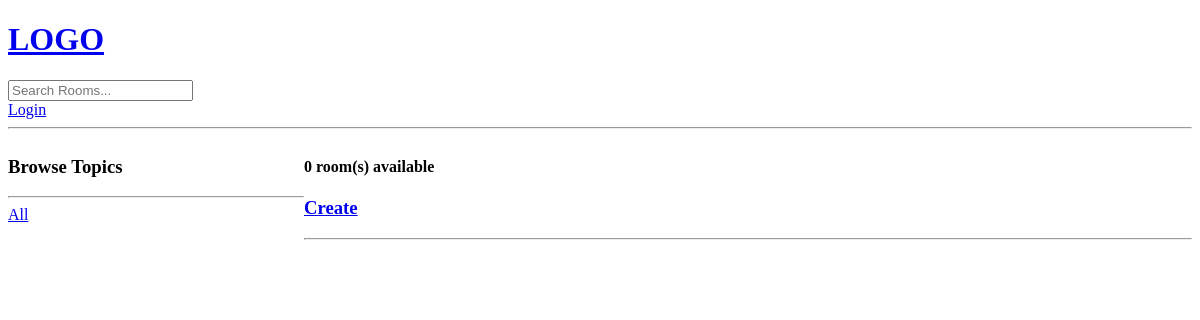
The app's page /, older data.
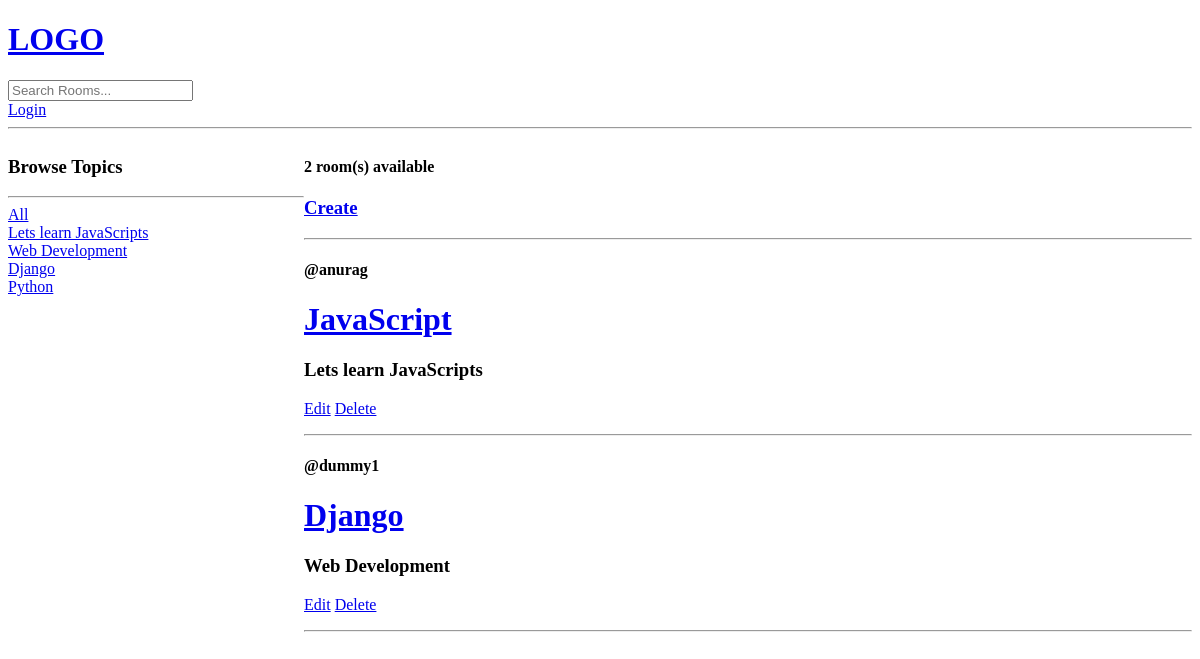
The same page, newer data.
### base/models.py (models this page shows, shortened)
class Topic(models.Model):
    name = models.CharField(max_length=200)

class Room(models.Model):
    host =models.ForeignKey(User,on_delete=models.SET_NULL,null=True)
    topic = models.ForeignKey(Topic,on_delete=models.SET_NULL,null=True)
    name = models.CharField(max_length=200)
    description = models.TextField(null=True,blank=True)
    updated = models.DateTimeField(auto_now=True)
    created = models.DateTimeField(auto_now_add=True)

### base/views.py (the view)
# urls.py: path('',views.home,name="home"),
def home(request):
    q = request.GET.get('q') if request.GET.get('q') != None else ''
    rooms = Room.objects.filter(
        Q(topic__name__icontains=q) |
        Q(name__icontains=q) |
        Q(description__icontains=q)
    )
    topics = Topic.objects.all()
    room_count = rooms.count()
    context = {'rooms':rooms,'topics':topics,'room_count':room_count}
    return render(request,'base/home.html',context)

### base/templates/base/home.html (shortened to what this page needs)
{% extends 'main.html' %}
{% block content %}
<div class="home-container">
        <div>
            <h3>Browse Topics</h3>
            <hr>
            <div>
                <a href="{% url 'home' %}">All</a>
            </div>
            {% for topic in topics %}
            <div>
            <a href="{% url 'home' %}?q={{topic.name}}">{{topic.name}}</a>
            </div>
            {% endfor %}
        </div>
        <div>
            <h4>{{room_count}} room(s) available</h4>
            <h3><a href="{% url 'create-room' %}">Create</a></h3>
            <hr>
            <div>
                {% for room in rooms %}
                    <div>
                        <h4>@{{room.host.username}}</h4>
                        <h1><a href = "{% url 'room' room.id %}">{{room.name}}</a></h1>
                        <h3>{{room.topic.name}}</h3>
                        <p>
                            <a href="{% url 'update-room' room.id %}">Edit</a>
                            <a href="{% url 'delete-room' room.id %}">Delete</a>
                        </p>
                    </div>
                    <hr>
                {% endfor %}
            </div>
        </div>
</div>
{% endblock %}

### templates/main.html (shortened to what this page needs)
<!DOCTYPE html>
<html lang="en">
<head>
</head>
<body>
    {% include 'navbar.html' %}
    {% block content %}
    {% endblock %}
</body>
</html>

### templates/navbar.html
<a href="/">
    <h1>LOGO</h1>
</a>
<form action="{% url 'home' %}" method="get">
    <input type="search" name="q" placeholder="Search Rooms...">
</form>
{% if request.user.is_authenticated %}
<a href="{% url 'logout' %}">Logout</a>
{% else %}
<a href="{% url 'login' %}">Login</a>
{% endif %}
<hr>

### base/templates/base/home.html (style rules this page uses)
.home-container { display: grid; grid-template-columns: 1fr 3fr; }

Row changes from the older to the newer data that the page shows:
added Topic: name "Lets learn JavaScripts"
added Topic: name "Web Development"
added Topic: name "Django"
added Topic: name "Python"
added Room: host.username "anurag", name "JavaScript", topic.name "Lets learn JavaScripts"
added Room: host.username "dummy1", name "Django", topic.name "Web Development"
Text that changed along with them:
{{ room_count }}: "0" → "2"
